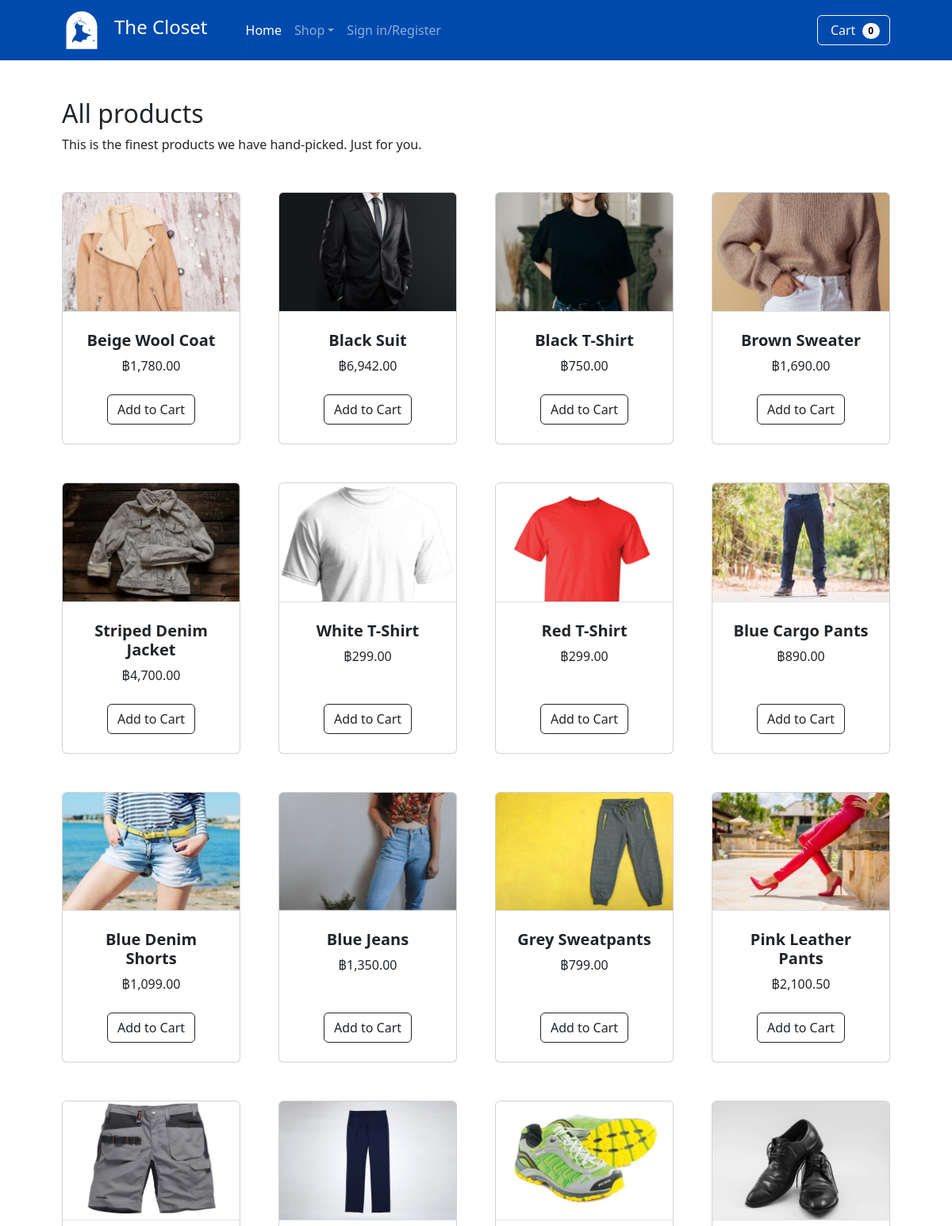
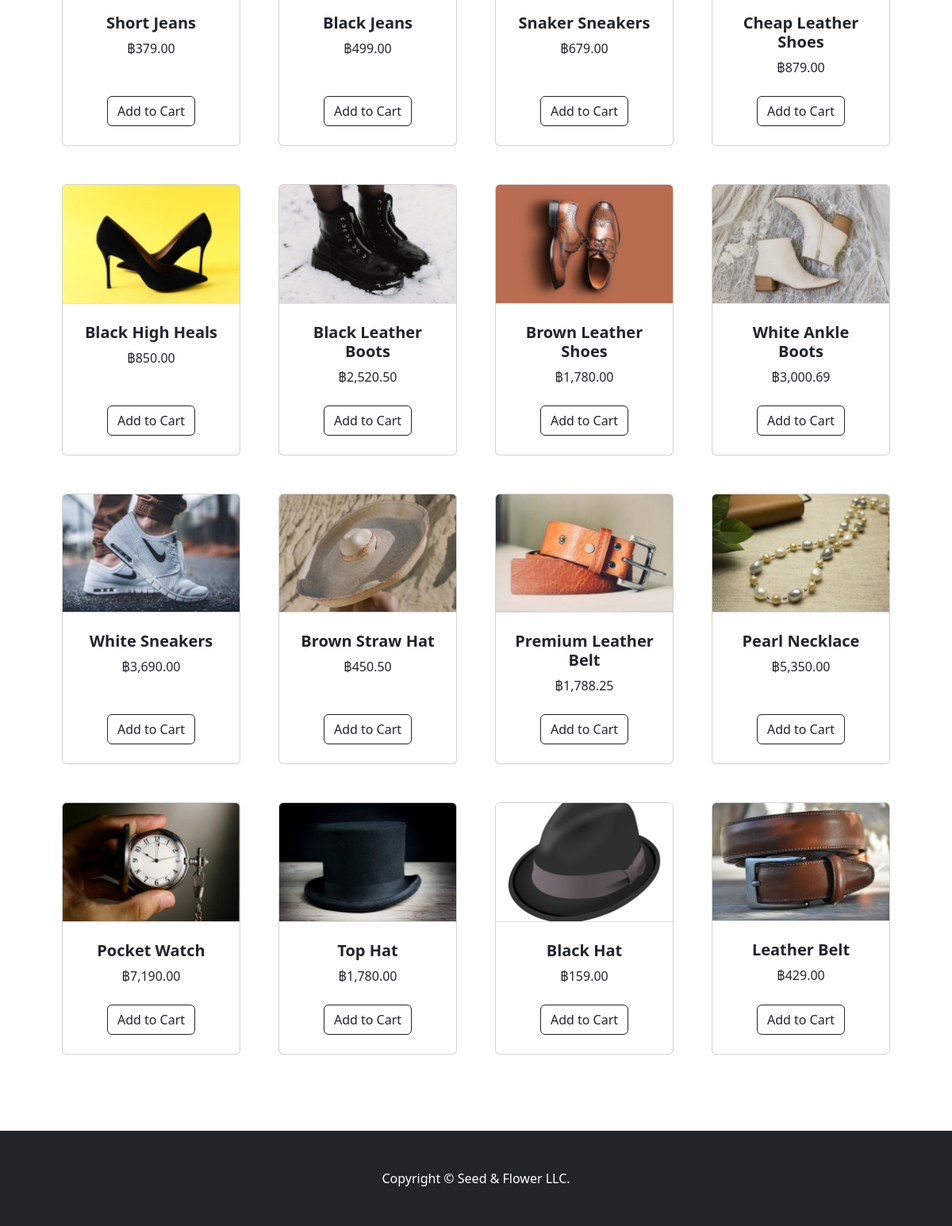
The app's page /all_product.php with its own data (2 pictures, top to bottom).
### tables this page shows
CREATE TABLE `product` (
  `pID` int(3) NOT NULL,
  `pname` varchar(25) NOT NULL,
  `pimagedir` varchar(350) NOT NULL,
  `price` decimal(10,2) NOT NULL,
  `ptype` char(1) DEFAULT NULL,
  `isFeature` tinyint(1) NOT NULL
);

### all_product.php (the view, shortened to what this page needs)
<!doctype html>
<html lang="en">
  <head>
    <link href="https://cdn.jsdelivr.net/npm/bootstrap@5.2.2/dist/css/bootstrap.min.css" rel="stylesheet">
   </head>
  <body>
    <?php include "func/navbar.php"; ?>
    <section class="mb-5">
      <div class="container px-4 px-lg-5 mt-5">
        <h2>All products</h2>
        <p class="mb-5">This is the finest products we have hand-picked. Just for you.</p>
          <div class="row gx-4 gx-lg-5 row-cols-2 row-cols-md-3 row-cols-xl-4 justify-content-center">
          <?php
            $q = "SELECT * FROM product";
            $result=$mysqli->query($q);
            while($row=$result->fetch_array()){?>
                <div class="col mb-5">
                    <div class="card h-100">
                        <img class="card-img-top border-bottom" src="<?php echo $row['pimagedir'] ?>" alt="..." />
                        <div class="card-body bg-mute p-4">
                            <div class="text-center">
                                <h5 class="fw-bolder"><?php echo $row['pname'] ?></h5>
                                ฿<?php echo number_format($row['price'], 2, '.', ',') ?>
                            </div>
                        </div>
                        <div class="card-footer p-4 pt-0 border-top-0 bg-transparent">
                            <div class="text-center">
                                <form action="func/addtocart.php" method="post">
                                    <div type="submit" class="text-center">
                                        <input type="submit" name="add_to_cart" style="margin-top:5px;" class="btn btn-outline-dark mt-auto" value="Add to Cart" />
                                    </div>
                                </form>
                            </div>
                        </div>
                    </div>
                </div>
            <?php }?>
          </div>
      </div>
  </section>
  </body>
</html>

### records on screen
product: pimagedir (picture), pname "Beige Wool Coat", price "1,780.00"
product: pimagedir (picture), pname "Black Suit", price "6,942.00"
product: pimagedir (picture), pname "Black T-Shirt", price "750.00"
product: pimagedir (picture), pname "Brown Sweater", price "1,690.00"
product: pimagedir (picture), pname "Striped Denim Jacket", price "4,700.00"
product: pimagedir (picture), pname "White T-Shirt", price "299.00"
product: pimagedir (picture), pname "Red T-Shirt", price "299.00"
product: pimagedir (picture), pname "Blue Cargo Pants", price "890.00"
product: pimagedir (picture), pname "Blue Denim Shorts", price "1,099.00"
product: pimagedir (picture), pname "Blue Jeans", price "1,350.00"
product: pimagedir (picture), pname "Grey Sweatpants", price "799.00"
product: pimagedir (picture), pname "Pink Leather Pants", price "2,100.50"
product: pimagedir (picture), pname "Short Jeans", price "379.00"
product: pimagedir (picture), pname "Black Jeans", price "499.00"
product: pimagedir (picture), pname "Snaker Sneakers", price "679.00"
product: pimagedir (picture), pname "Cheap Leather Shoes", price "879.00"
product: pimagedir (picture), pname "Black High Heals", price "850.00"
product: pimagedir (picture), pname "Black Leather Boots", price "2,520.50"
product: pimagedir (picture), pname "Brown Leather Shoes", price "1,780.00"
product: pimagedir (picture), pname "White Ankle Boots", price "3,000.69"
product: pimagedir (picture), pname "White Sneakers", price "3,690.00"
product: pimagedir (picture), pname "Brown Straw Hat", price "450.50"
product: pimagedir (picture), pname "Premium Leather Belt", price "1,788.25"
product: pimagedir (picture), pname "Pearl Necklace", price "5,350.00"
product: pimagedir (picture), pname "Pocket Watch", price "7,190.00"
product: pimagedir (picture), pname "Top Hat", price "1,780.00"
product: pimagedir (picture), pname "Black Hat", price "159.00"
product: pimagedir (picture), pname "Leather Belt", price "429.00"

### other values on screen
$count "0"
